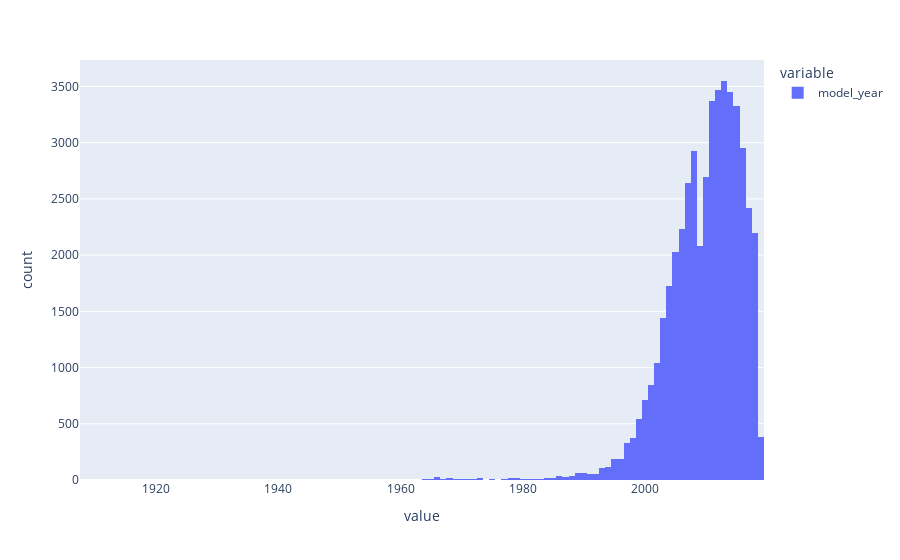

Source (notebook cell):
### Code cell
import pandas as pd
import plotly.express as px

cars_data=pd.read_csv("vehicles_us.csv")

px.histogram(cars_data["model_year"])

### Figure 1 — Plotly figure (JSON) as saved in the notebook; plotly's stock layout.template omitted (floating-point values rounded to 4 significant figures; data arrays with more than 128 entries replaced by an {"elided": "..."} marker saying what was removed)
{"data": [{"alignmentgroup": "True", "bingroup": "x", "hovertemplate": "variable=model_year<br>value=%{x}<br>count=%{y}<extra></extra>", "legendgroup": "model_year", "marker": {"color": "#636efa", "pattern": {"shape": ""}}, "name": "model_year", "offsetgroup": "model_year", "orientation": "v", "showlegend": true, "type": "histogram", "x": {"elided": "51525 int values"}, "xaxis": "x", "yaxis": "y"}], "layout": {"barmode": "relative", "legend": {"title": {"text": "variable"}, "tracegroupgap": 0}, "margin": {"t": 60}, "xaxis": {"anchor": "y", "domain": [0, 1], "title": {"text": "value"}}, "yaxis": {"anchor": "x", "domain": [0, 1], "title": {"text": "count"}}}}
